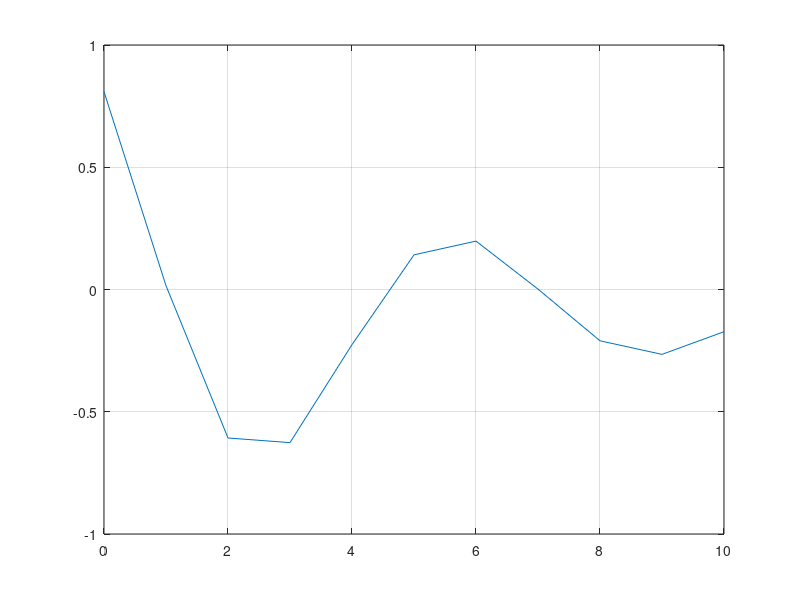

Recreate this plot in MATLAB.
% HW 6 problem 4

% Steven macenski last modified oct 8

%a
h = @(x) exp(1).^(-.2.*x).*sin(x+2)-.1;
X = 0:10;
plot(X,h(X));
figure(1)
grid on

%b
fprintf('\n\nPart B\nAccording to the graph, \nthere are 3 roots on the function over the interval\n\n');


%c
for i = 1:length(X);
    q(i) = fzero(h,i);
end 

fprintf('Part C\n%f %f\n%f %f %f\n%f %f %f %f %f %f\n\n',q)
fprintf('From this, we can see that there are 3 different roots in the interval\n');

